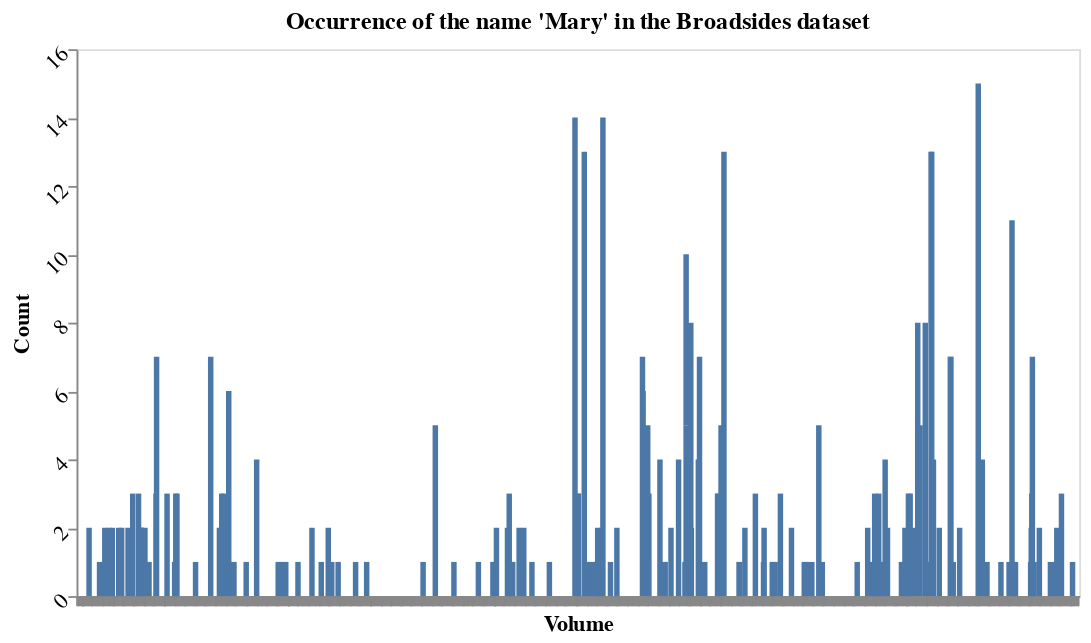

Write notebook code for a chart like this one.
### Markdown cell above
Great, now we can see that 169 of the text files contained the word 'mary' at least once and that the highest number of times it occurred within one text file was 15!

### Code cell
source = df_mary

alt.Chart(source, title="Occurrence of the name 'Mary' in the Broadsides dataset").mark_bar(size=30).encode(
    alt.X('title:N', axis=alt.Axis(title='Volume', labels=False), sort=None),  # The source dataframe, df_mary, is in chronological order, so we don't want a different sorting
    alt.Y('mary_count:Q', axis=alt.Axis(title='Count'), sort=None)
).configure_axis(
    grid=False,
    labelFontSize=12,
    titleFontSize=12,
    labelAngle=-45
).properties(
    width=550
).mark_bar(size=3)

### Figure 1 — Vega-Lite specification as saved in the notebook (floating-point values rounded to 4 significant figures; data arrays with more than 128 entries replaced by an {"elided": "..."} marker saying what was removed)
{"config": {"view": {"continuousWidth": 400, "continuousHeight": 300}, "axis": {"grid": false, "labelAngle": -45, "labelFontSize": 12, "titleFontSize": 12}}, "data": {"name": "data-e56ad57b754d263f1b55d3b68177e278"}, "mark": {"type": "bar", "size": 3}, "encoding": {"x": {"axis": {"labels": false, "title": "Volume"}, "field": "title", "sort": null, "type": "nominal"}, "y": {"axis": {"title": "Count"}, "field": "mary_count", "sort": null, "type": "quantitative"}}, "title": "Occurrence of the name 'Mary' in the Broadsides dataset", "width": 550, "$schema": "https://vega.github.io/schema/vega-lite/v4.17.0.json", "datasets": {"data-e56ad57b754d263f1b55d3b68177e278": {"elided": "1726 records"}}}
